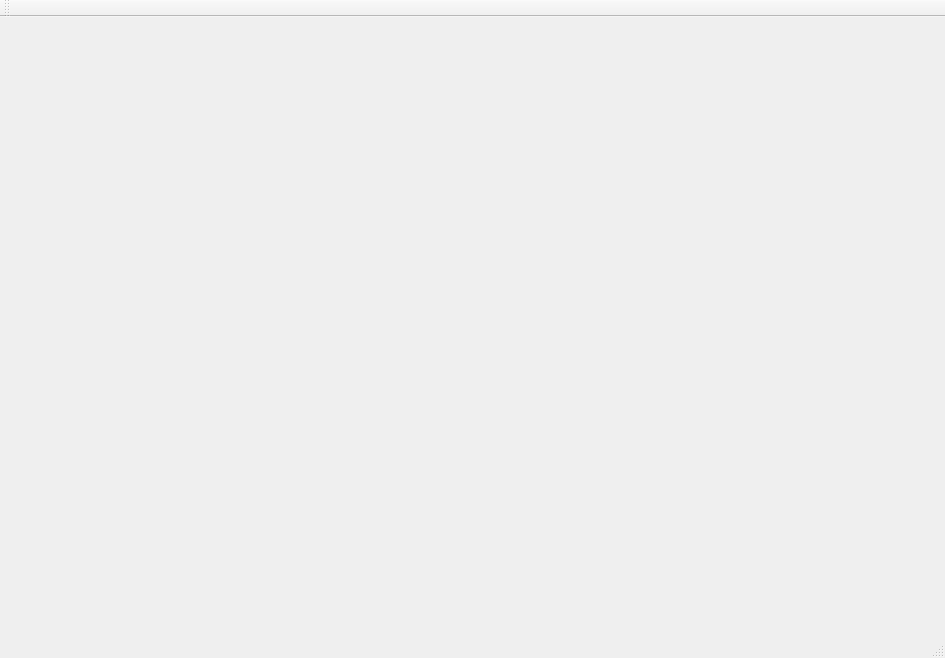
<?xml version="1.0" encoding="UTF-8"?>
<ui version="4.0">
 <class>MainWindow</class>
 <widget class="QMainWindow" name="MainWindow">
  <property name="geometry">
   <rect>
    <x>0</x>
    <y>0</y>
    <width>945</width>
    <height>658</height>
   </rect>
  </property>
  <property name="windowTitle">
   <string>MainWindow</string>
  </property>
  <widget class="QWidget" name="centralWidget"/>
  <widget class="QMenuBar" name="menuBar">
   <property name="geometry">
    <rect>
     <x>0</x>
     <y>0</y>
     <width>945</width>
     <height>23</height>
    </rect>
   </property>
  </widget>
  <widget class="QToolBar" name="mainToolBar">
   <attribute name="toolBarArea">
    <enum>TopToolBarArea</enum>
   </attribute>
   <attribute name="toolBarBreak">
    <bool>false</bool>
   </attribute>
  </widget>
  <widget class="QStatusBar" name="statusBar"/>
 </widget>
 <layoutdefault spacing="6" margin="11"/>
 <resources/>
 <connections/>
</ui>
